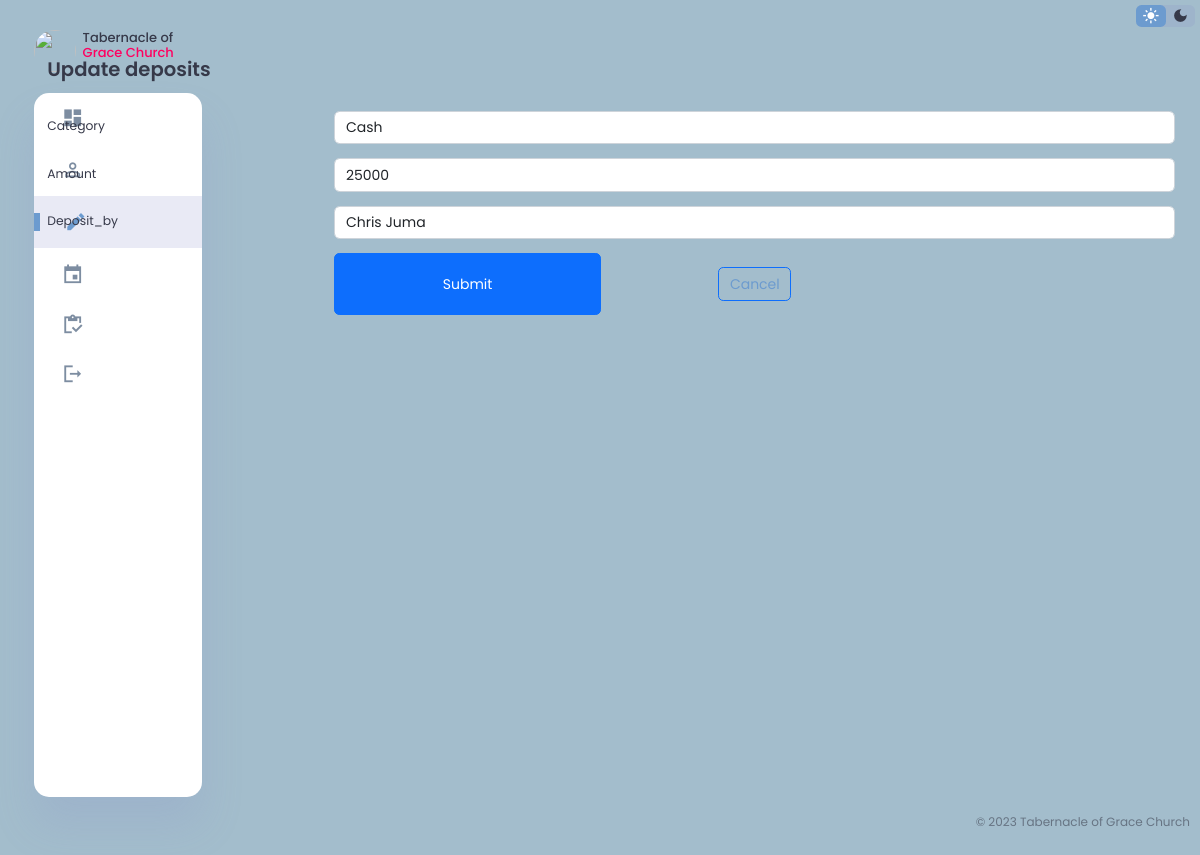
The page /edit_deposit.php?ID=1 on the database its author committed.
### tables this page shows
CREATE TABLE `bank_deposit` (
  `ID` int(100) NOT NULL,
  `Category` varchar(20) NOT NULL,
  `Amount` int(15) NOT NULL,
  `Deposit_by` varchar(50) NOT NULL,
  `Created_at` timestamp NOT NULL DEFAULT current_timestamp()
);

### edit_deposit.php (the view, shortened to what this page needs)
<?php
  @include 'dbconnection.php';
  $Category = "";
  $Amount = "";
  $Deposit_by = "";
  if($_SERVER['REQUEST_METHOD'] == 'GET'){
    $ID = $_GET["ID"];
    $sql ="SELECT * FROM bank_deposit WHERE ID=$ID";
    $result = $conn ->query($sql);
    $row = $result ->fetch_assoc();
    $Category = $row["Category"];
    $Amount = $row["Amount"];
    $Deposit_by = $row["Deposit_by"];
  }
?>
<!DOCTYPE html>
<html lang="en">
<head>
  <link rel="stylesheet" href="	https://cdn.jsdelivr.net/npm/bootstrap@5.2.3/dist/css/bootstrap.min.css">
  <link rel="stylesheet" href="Styles/footer.css">
  <link rel="stylesheet" href="Styles/dashboard.css">
  <link rel="stylesheet" href="Styles/editMember.css">
</head>
<body>
  <div class="edit_deposit">
    <aside>
      <div class="toggle">
        <div class="logo">
          <img src="images/logo.jpg">
          <h4>Tabernacle of <span class="danger">Grace Church</span></h4>
        </div>
      </div>
      <div class="sidebar">
        <a href="dashboard.php" >
          <span class="material-icons-sharp">
          </span>
        </a>
        <a href="register.php" >
          <span class="material-icons-sharp">
          </span>
        </a>
        <a href="Bank.php" class="active">
          <span class="material-icons-sharp">
          </span>
        </a>
        <a href="event.php">
          <span class="material-icons-sharp">
          </span>
        </a>
        <a href="inventory.php">
            <span class="material-icons-sharp">
            </span>
        </a>
        <a href="index.php">
          <span class="material-icons-sharp">
          </span>
        </a>
      </div>
    </aside>
    <main>
      <div class="recent-orders">
        <h2>Update deposits</h2>
        <br>
        <form method="post">
          <div class="row mb-3">
            <label class="col-sm-3 col-form-label">Category</label>
            <div class="col sm 6">
              <select class="form-control" name="Category" value="value="<?php echo $Category; ?>">
                <option class="dropdown-item" value="cash">Cash</option>
              </select>
            </div>
          </div>
          <div class="row mb-3">
            <label class="col-sm-3 col-form-label">Amount</label>
            <div class="col sm 6">
              <input type="text" class="form-control" name="Amount" value="<?php echo $Amount; ?>">
            </div>
          </div>
          <div class="row mb-3">
            <label class="col-sm-3 col-form-label">Deposit_by</label>
            <div class="col sm 6">
              <input type="text" class="form-control" name="Deposit_by" value="<?php echo $Deposit_by; ?>">
            </div>
          </div>
          <div class="row mb-3">
            <div class="offset-sm-3 col-sm-3 d-grid">
              <button class="btn btn-primary">Submit</button>
            </div>
            <div class="col-sm-3 d-grid">
              <a href="Bank.php" class="btn btn-outline-primary" role="button">Cancel</a>
            </div>
          </div>
        </form>
      </div>
    </main>
    <div class="right-section">
      <div class="nav">
        <div class="dark-mode">
          <span class="material-icons-sharp active">
          </span>
          <span class="material-icons-sharp">
          </span>
        </div>
      </div>
    </div>
  </div>
  <footer class="foot">
    <p>&copy; 2023 Tabernacle of Grace Church</p>
  </footer>
</body>
</html>

### Styles/footer.css (style rules this page uses)
.foot { position: fixed; bottom: 0; right: 0; font-size: 12px; padding: 10px; font-weight: 400; }

### Styles/dashboard.css (style rules this page uses)
:root { --color-primary: #6C9BCF; --color-danger: #FF0060; --color-success: #1B9C85; --color-warning: #F7D060; --color-white: #fff; --color-info-dark: #7d8da1; --color-dark: #363949; --color-light: rgba(132, 139, 200, 0.18); --color-dark-variant: #677483; --color-background: #a3bdcc; --card-border-radius: 2rem; --border-radius-1: 0.4rem; --border-radius-2: 1.2rem; --card-padding: 1.8rem; --padding-1: 1.2rem; --box-shadow: 0 2rem 3rem var(--color-light); }
* { margin: 0; padding: 0; outline: 0; border: 0; text-decoration: none; box-sizing: border-box; }
html { font-size: 14px; }
body { width: 100vw; height: 100vh; font-family: 'Poppins', sans-serif; font-size: 0.88rem; user-select: none; overflow-x: hidden; color: var(--color-dark); background-color: var(--color-background); }
a { color: var(--color-dark); }
img { display: block; width: 100%; object-fit: cover; border-radius: 50%; }
h2 { font-weight: 600; font-size: 1.4rem; }
p { color: var(--color-dark-variant); }
.danger { color: var(--color-danger); }
aside { height: 100vh; }
aside .toggle { display: flex; align-items: center; justify-content: space-between; margin-top: 1.4rem; }
aside .toggle .logo { display: flex; gap: 0.5rem; }
aside .logo img { width: 3rem; height: 3rem; border-radius: 50px; }
aside .sidebar { display: flex; flex-direction: column; background-color: var(--color-white); box-shadow: var(--box-shadow); border-radius: 15px; height: 88vh; position: relative; top: 1.5rem; transition: all 0.3s ease; }
aside .sidebar a { display: flex; align-items: center; color: var(--color-info-dark); height: 3.7rem; gap: 1rem; position: relative; margin-left: 2rem; transition: all 0.3s ease; }
aside .sidebar a span { font-size: 1.6rem; transition: all 0.3s ease; }
aside .sidebar a:last-child { position: absolute; bottom: 2rem; width: 100%; }
aside .sidebar a.active { width: 100%; color: var(--color-primary); background-color: var(--color-light); margin-left: 0; }
aside .sidebar a.active::before { content: ''; width: 6px; height: 18px; background-color: var(--color-primary); }
aside .sidebar a.active span { color: var(--color-primary); margin-left: calc(1rem - 3px); }
main { margin-top: 1.4rem; }
main .recent-orders { margin-top: 1.3rem; }
main .recent-orders h2 { margin-bottom: 0.8rem; }
main .recent-orders a { text-align: center; display: block; margin: 1rem auto; color: var(--color-primary); }
.right-section { margin-top: 1.4rem; }
.right-section .nav { display: flex; justify-content: center; gap: 2rem; }
.right-section .dark-mode { background-color: var(--color-light); display: flex; justify-content: space-between; align-items: center; height: 1.6rem; width: 4.2rem; cursor: pointer; border-radius: var(--border-radius-1); }
.right-section .dark-mode span { font-size: 1.2rem; width: 50%; height: 100%; display: flex; align-items: center; justify-content: center; }
.right-section .dark-mode span.active { background-color: var(--color-primary); color: white; border-radius: var(--border-radius-1); }
@media screen and (max-width: 1200px) { aside .sidebar a { width: 5.6rem; } }
@media screen and (max-width: 1200px) { aside .sidebar a:last-child { position: relative; margin-top: 1.8rem; } }
@media screen and (max-width: 1200px) { main .recent-orders { width: 94%; position: absolute; left: 50%; transform: translateX(-50%); margin: 2rem 0 0 0.8rem; } }

### Styles/editMember.css (style rules this page uses)
body { padding: 10px; }
a { text-decoration: none; }
h4 { font-size: small; }
.nav { position: absolute; right: 5px; top: 5px; }

### edit_deposit.php (style rules this page uses)
.edit_deposit { display: grid; width: 96%; margin: 0 auto; gap: 1.8rem; grid-template-columns: 12rem 60%; }

### rows shown on the page
bank_deposit: Category "Cash", Amount "25000", Deposit_by "Chris Juma"
